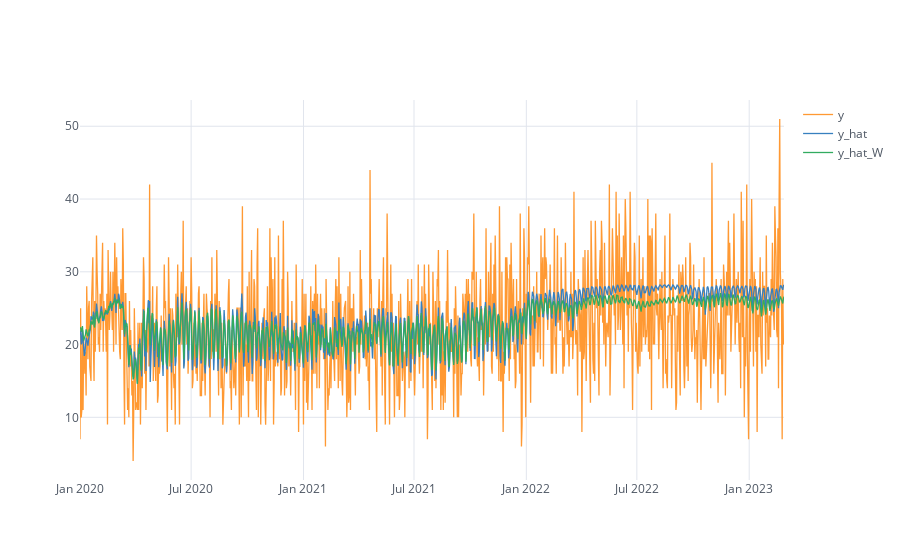

Notebook source saved alongside this figure:
### Code cell
df[["y", "y_hat", "y_hat_W"]].iplot()

### Figure 1 — Plotly figure (JSON) as saved in the notebook; plotly's stock layout.template omitted (floating-point values rounded to 4 significant figures; data arrays with more than 128 entries replaced by an {"elided": "..."} marker saying what was removed)
{"data": [{"line": {"color": "rgba(255, 153, 51, 1.0)", "dash": "solid", "shape": "linear", "width": 1.3}, "mode": "lines", "name": "y", "text": "", "type": "scatter", "x": {"elided": "1154 str values"}, "y": {"elided": "1154 mixed values"}}, {"line": {"color": "rgba(55, 128, 191, 1.0)", "dash": "solid", "shape": "linear", "width": 1.3}, "mode": "lines", "name": "y_hat", "text": "", "type": "scatter", "x": {"elided": "1154 str values"}, "y": {"elided": "1154 float values"}}, {"line": {"color": "rgba(50, 171, 96, 1.0)", "dash": "solid", "shape": "linear", "width": 1.3}, "mode": "lines", "name": "y_hat_W", "text": "", "type": "scatter", "x": {"elided": "1154 str values"}, "y": {"elided": "1154 float values"}}], "layout": {"autosize": true, "legend": {"bgcolor": "#FFFFFF", "font": {"color": "#4D5663"}}, "paper_bgcolor": "#FFFFFF", "plot_bgcolor": "#FFFFFF", "title": {"font": {"color": "#4D5663"}}, "xaxis": {"autorange": true, "gridcolor": "#E1E5ED", "range": ["2020-01-01", "2023-02-27"], "showgrid": true, "showspikes": false, "tickfont": {"color": "#4D5663"}, "title": {"font": {"color": "#4D5663"}, "text": ""}, "type": "date", "zerolinecolor": "#E1E5ED"}, "yaxis": {"autorange": true, "gridcolor": "#E1E5ED", "range": [1.389, 53.61], "showgrid": true, "showspikes": false, "tickfont": {"color": "#4D5663"}, "title": {"font": {"color": "#4D5663"}, "text": ""}, "type": "linear", "zerolinecolor": "#E1E5ED"}}}
